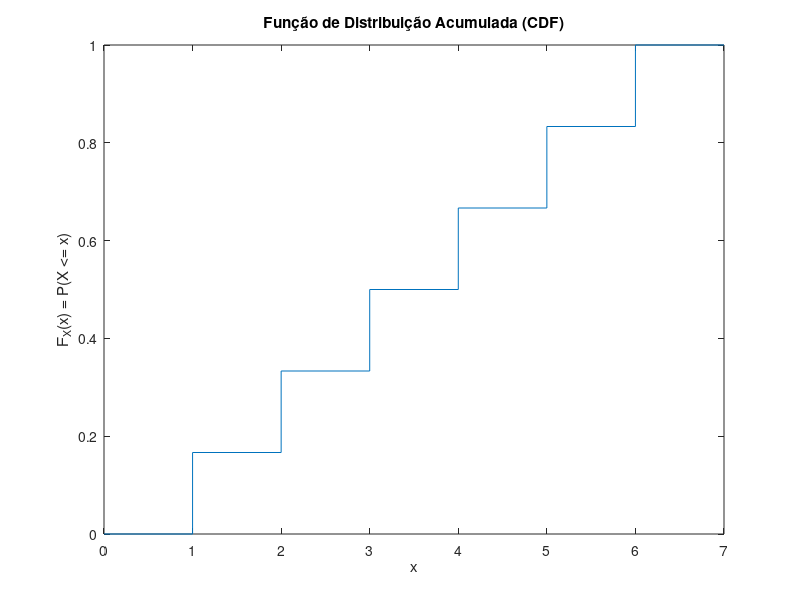

MATLAB code to generate this figure:

%%%%%%%%%%%%%%%%%%%%%%%%%%%%%%%%%%%%%%%%%%%%%%%%%%%%%%%%%%%%%%%%%%%%%%%%%%%
    %% CAPÍTULO 1: SIMULAÇÃO E PROBABILIDADE (Guião 1 / TP 1 e 2)
%%%%%%%%%%%%%%%%%%%%%%%%%%%%%%%%%%%%%%%%%%%%%%%%%%%%%%%%%%%%%%%%%%%%%%%%%%%

%% SE PERGUNTAREM POR: "Estimar por simulação a probabilidade..."
% (Ex: Lançar 3 moedas 10000 vezes e obter 2 caras, lançar dados, etc.)
% -> APLICAS ISTO: Estrutura vetorizada de Monte Carlo (muito mais rápida que ciclos for)

N_experiencias = 10000;
n_lancamentos = 3; 

% 1. Gerar valores aleatórios (linhas = tamanho da amostra, colunas = repetições)
experiencias = rand(n_lancamentos, N_experiencias); 

% 2. Aplicar condição de sucesso (ex: moeda equilibrada p=0.5)
sucessos_individuais = experiencias < 0.5; 

% 3. Somar os sucessos em cada experiência (soma as colunas)
resultados = sum(sucessos_individuais); 

% 4. Filtrar pelo evento desejado (ex: "exatamente 2" ou "pelo menos 6")
eventos_desejados = (resultados == 2); % usar >= para "pelo menos"

% 5. Calcular probabilidade final
prob_simulada = sum(eventos_desejados) / N_experiencias;


%% SE PERGUNTAREM POR: "Calcular o valor teórico/analítico" num cenário de sucessos/falhas
% -> APLICAS ISTO: Fórmula da Distribuição Binomial (nchoosek)
n = 3;      % total de ensaios
k = 2;      % sucessos desejados
p = 0.5;    % probabilidade de sucesso num ensaio
prob_teorica = nchoosek(n, k) * (p^k) * ((1-p)^(n-k));


%%%%%%%%%%%%%%%%%%%%%%%%%%%%%%%%%%%%%%%%%%%%%%%%%%%%%%%%%%%%%%%%%%%%%%%%%%%
    %% CAPÍTULO 2: VARIÁVEIS ALEATÓRIAS E DISTRIBUIÇÕES (Guião 2 / TP 3 e 4)
%%%%%%%%%%%%%%%%%%%%%%%%%%%%%%%%%%%%%%%%%%%%%%%%%%%%%%%%%%%%%%%%%%%%%%%%%%%

%% SE PEDIREM PARA: Desenhar a "Função Massa de Probabilidade" (PMF)
% -> APLICAS ISTO: Função stem()
xi = 1:6; 
prob_x = (1/6) * ones(1, 6); % Ex: dado equilibrado
stem(xi, prob_x, 'filled');
title('Função Massa de Probabilidade (PMF)');
xlabel('x'); ylabel('P(X = x)');


%% SE PEDIREM PARA: Desenhar a "Função de Distribuição Acumulada" (CDF)
% -> APLICAS ISTO: Função cumsum() combinada com stairs()
fx = cumsum(prob_x);
% O truque do [0 xi 7] é para o gráfico não ficar cortado nas bordas
stairs([0 xi 7], [0 fx 1]); 
title('Função de Distribuição Acumulada (CDF)');
xlabel('x'); ylabel('F_X(x) = P(X <= x)');


%% SE PERGUNTAREM POR: "Calcular o Valor Esperado (Média) e Variância" de uma V.A. Discreta
% -> APLICAS ISTO: Fórmulas teóricas dos Momentos
X = 0:4; 
prob_x = [0.1 0.2 0.3 0.2 0.2]; % Probabilidades dadas no enunciado

media = sum(X .* prob_x); % E[X]
% Variância = E[X^2] - (E[X])^2
variancia = sum((X.^2) .* prob_x) - (media^2);
desvio_padrao = sqrt(variancia);


%% SE PERGUNTAREM POR: Uma "Distribuição Exponencial com taxa lambda"
% -> APLICAS ISTO: Atenção à rasteira! O Matlab pede sempre a Média (mu = 1/lambda) e não o rate.
lambda = 0.2;
media_exp = 1/lambda;

% Gerar valores aleatórios:
valores_exp = exprnd(media_exp, 1, 100000); 

% Probabilidade teórica num ponto (PDF):
pdf_teorica = exppdf(2, media_exp);

% Probabilidade Acumulada (CDF) ex: P(X <= 2):
cdf_teorica = expcdf(2, media_exp); 


%% SE PERGUNTAREM POR: "Distribuição de Poisson" (Nº de erros, chegadas, chamadas)
% -> APLICAS ISTO: O parâmetro é o lambda (que é a média). Se a janela de tempo/espaço mudar, multiplica o lambda!
lambda = 0.02; % ex: erros por página

prob_exatamente_0 = poisspdf(0, lambda); % P(X = 0)
prob_no_maximo_1 = poisscdf(1, lambda);  % P(X <= 1)
prob_pelo_menos_2 = 1 - poisscdf(1, lambda); % P(X >= 2) é 1 - P(X <= 1)


%%%%%%%%%%%%%%%%%%%%%%%%%%%%%%%%%%%%%%%%%%%%%%%%%%%%%%%%%%%%%%%%%%%%%%%%%%%
    %% CAPÍTULO 3: LIMITES E TEOREMA DO LIMITE CENTRAL (Guião 2 / TP 5)
%%%%%%%%%%%%%%%%%%%%%%%%%%%%%%%%%%%%%%%%%%%%%%%%%%%%%%%%%%%%%%%%%%%%%%%%%%%

%% SE PERGUNTAREM POR: "Probabilidade de a variável se desviar da média mais de X" (SEM saber a distribuição)
% -> APLICAS ISTO: Desigualdade de Chebyshev (Garante um limite máximo/mínimo)
% Fórmula: P(|X - mu| >= a) <= Variancia / a^2
a = 10; % Distância pedida à média
var_conhecida = 9;
prob_maxima = var_conhecida / (a^2);


%% SE PERGUNTAREM POR: "Probabilidade do total/soma de N coisas" (Ex: peso de 100 bolachas)
% -> APLICAS ISTO: Teorema do Limite Central (TLC). A soma transforma-se numa Distribuição Normal.
n = 100; % Tem de ser > 30 para o TLC ser válido
mu_soma = n * 20;       % N * média_individual
var_soma = n * 9;       % N * variância_individual
desvio_soma = sqrt(var_soma);

% Probabilidade do total estar entre A e B (normcdf)
valor_A = 1970; 
valor_B = 2030;
prob_TLC = normcdf(valor_B, mu_soma, desvio_soma) - normcdf(valor_A, mu_soma, desvio_soma);


%%%%%%%%%%%%%%%%%%%%%%%%%%%%%%%%%%%%%%%%%%%%%%%%%%%%%%%%%%%%%%%%%%%%%%%%%%%
    %% CAPÍTULO 4: CADEIAS DE MARKOV (Guião 3 / TP 6.1)
%%%%%%%%%%%%%%%%%%%%%%%%%%%%%%%%%%%%%%%%%%%%%%%%%%%%%%%%%%%%%%%%%%%%%%%%%%%

%% SE PEDIREM PARA: "Construir a Matriz de Transição T"
% -> APLICAS ISTO: REGRA DE OURO -> Colunas = Origem, Linhas = Destino.
% Se o enunciado der uma tabela onde as LINHAS somam 1 (Ex: Dia atual na linha), tens de fazer a TRANSPOSTA (')!
T = [0.7 0.2 0.1;  % Tabela lida na horizontal
     0.2 0.3 0.5; 
     0.3 0.3 0.4]'; % A plica a transposta para as colunas somarem 1
     
% Validação obrigatória: sum(T) tem de dar tudo 1.


%% SE PERGUNTAREM POR: "Qual a probabilidade / estado após N iterações (dias/aulas)?"
% -> APLICAS ISTO: T^N * vetor_inicial
v0 = [1; 0; 0]; % Estado inicial (Ex: Dia 1 foi 100% Sol)
N_saltos = 30;
estado_futuro = (T^N_saltos) * v0;


%% SE PERGUNTAREM POR: "Número médio esperado de dias num estado num certo mês/período"
% -> APLICAS ISTO: Acumulador dentro de um ciclo for
dias_totais = 31;
media_dias = zeros(size(T, 1), 1); % Usar size() para não dar hardcode

for i = 1:dias_totais
    media_dias = media_dias + (T^(i-1)) * v0;
end


%% SE PERGUNTAREM POR: "Probabilidades limite / Distribuição Estacionária" (Processo NÃO Iterativo)
% -> APLICAS ISTO: Resolver o sistema (T - I)x = 0 forçando a soma a dar 1. 
% Usa sempre a Divisão à Esquerda (\) em vez de inv() para não perderes precisão.
N_estados = size(T, 1);
Z = T - eye(N_estados);
Z(N_estados, :) = 1;        % Substituir última linha da matriz por 1s
b = zeros(N_estados, 1);
b(N_estados) = 1;           % Forçar a igualdade da soma a 1

prob_limite = Z \ b;


%%%%%%%%%%%%%%%%%%%%%%%%%%%%%%%%%%%%%%%%%%%%%%%%%%%%%%%%%%%%%%%%%%%%%%%%%%%
    %% CAPÍTULO 5: PAGERANK (Guião 3 / TP 6.2)
%%%%%%%%%%%%%%%%%%%%%%%%%%%%%%%%%%%%%%%%%%%%%%%%%%%%%%%%%%%%%%%%%%%%%%%%%%%

%% SE PERGUNTAREM POR: "Criar a matriz Google A resolvendo Spider Traps e Dead-Ends"
% -> APLICAS ISTO: 
% 1. Constróis a matriz H olhando para as setas (se uma página aponta para 3, mete 1/3 nas três linhas dessa coluna).
% Matriz de exemplo:
H = [0 0 0 0 1/3 0;
     1 0 0 0 1/3 0;
     0 1/2 0 1 0 0;
     0 0 1 0 0 0;
     0 1/2 0 0 0 0;
     0 0 0 0 1/3 0];

N_pages = size(H, 1);

% 2. Identificar e corrigir Dead-Ends (Colunas com soma zero, ex: página F)
% Solução: Preencher a coluna inteira com 1/N
H(:, 6) = 1/N_pages;

% 3. Resolver Spider Traps calculando a Matriz Google
beta = 0.85;
A = beta * H + (1 - beta) * (1/N_pages) * ones(N_pages, N_pages);


%% SE PERGUNTAREM POR: "Estimar o PageRank (método iterativo) com critério de paragem"
% -> APLICAS ISTO: Ciclo while avaliando a diferença máxima (max(abs(...))). 
% Nunca avalies o vetor diretamente na condição!
v_inicial = ones(N_pages, 1) / N_pages;
atual = v_inicial;
anterior = zeros(N_pages, 1);
iteracoes = 0;
tolerancia = 0.01; % ou 1e-4, depende do enunciado

% Corre enquanto a maior diferença entre elementos for > tolerância
while max(abs(atual - anterior)) > tolerancia
    iteracoes = iteracoes + 1;
    anterior = atual;
    atual = A * anterior; % É muito mais eficiente fazer A * vetor do que A^n
end

disp(['Número de iterações: ', num2str(iteracoes)]);
disp('Vetor PageRank Final:');
disp(atual);
